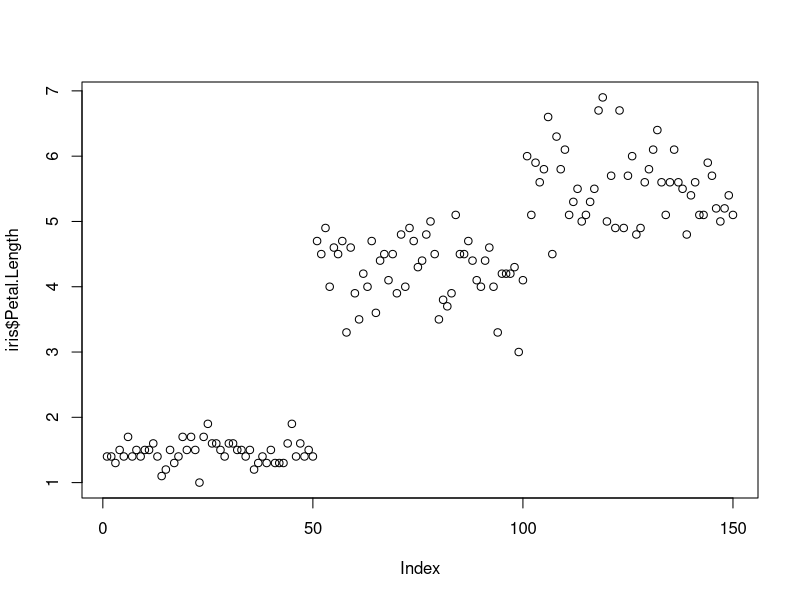
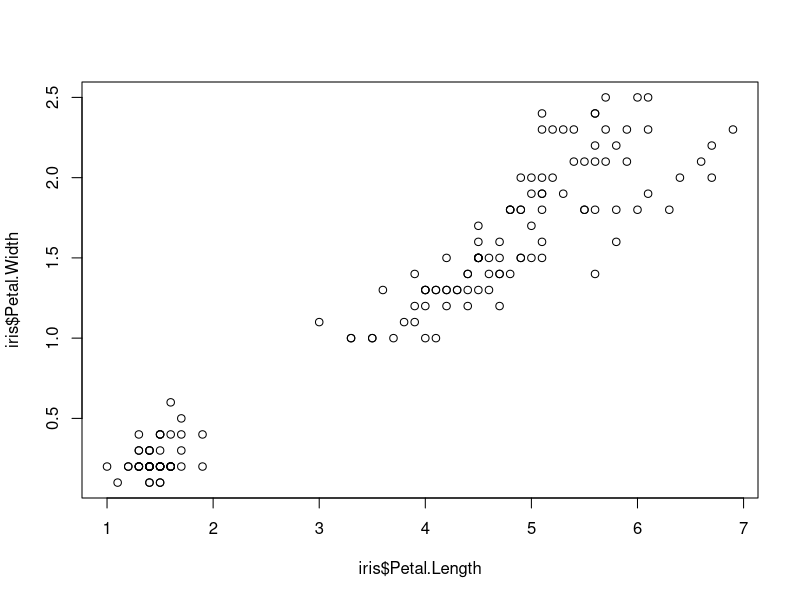
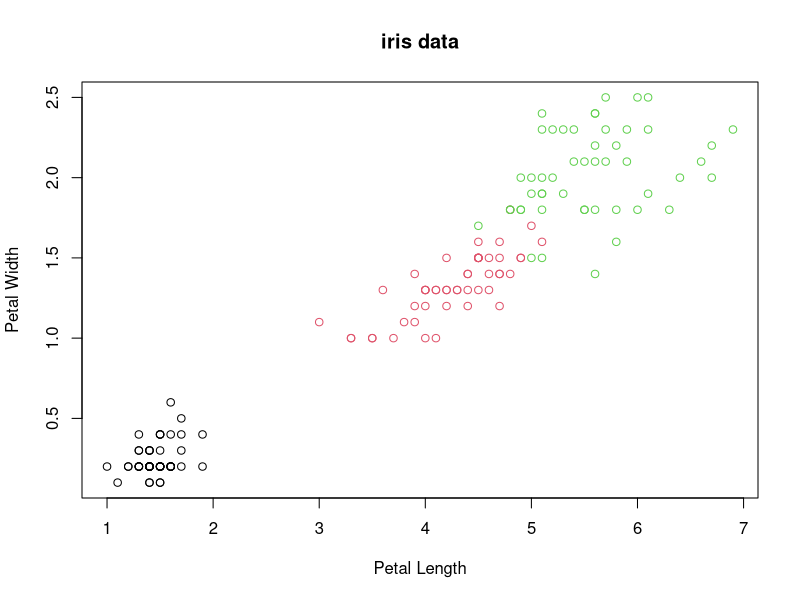
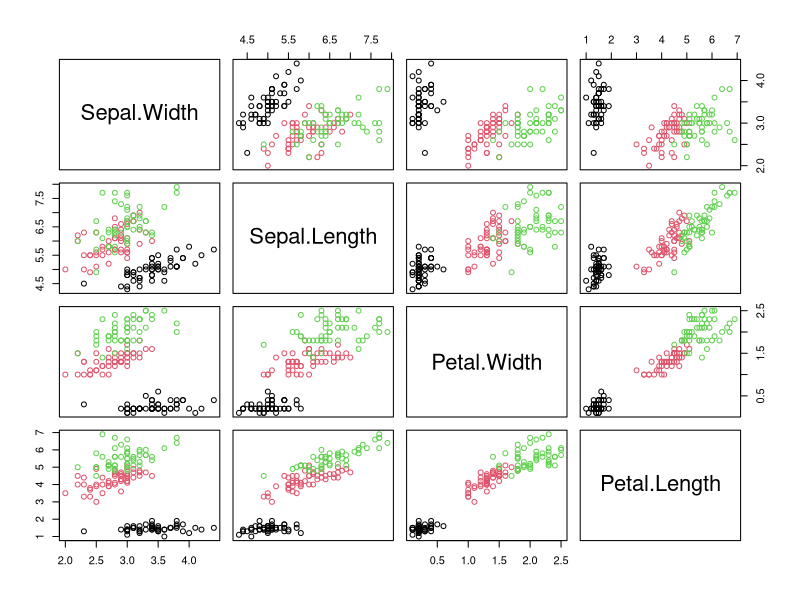
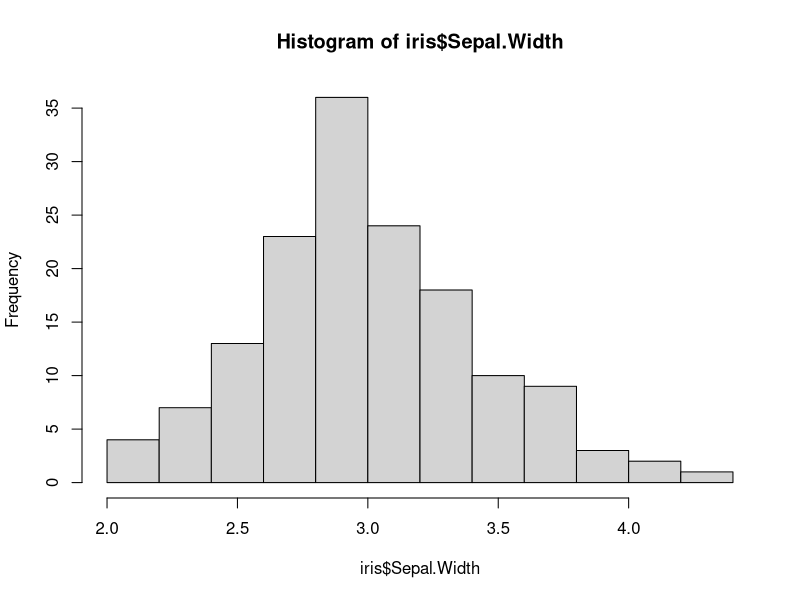
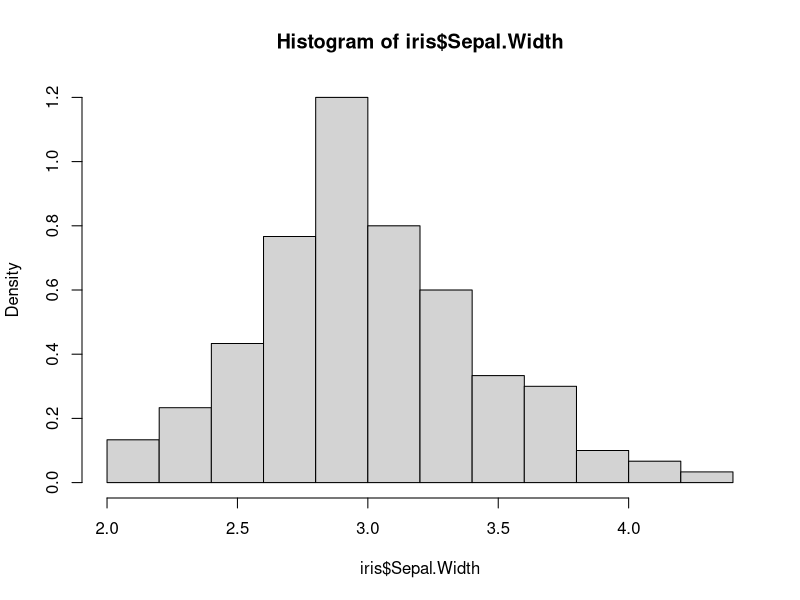
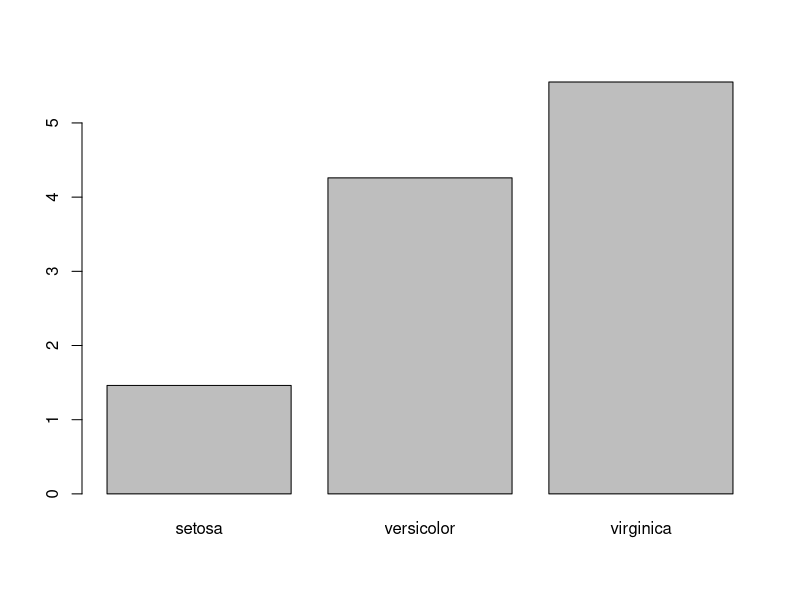
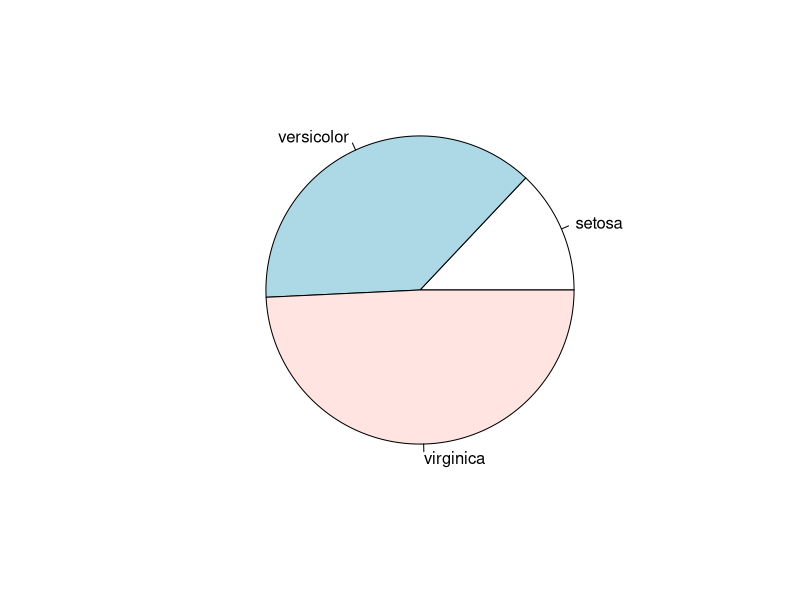

The R script that drew these images, in order: (Note: this script raises an error after producing the figures.)
# x <- c(1,2,3,4,5)/4
# x

# round(x,0)
# floor(x)
# ceiling(x)
# trunc(x)
# abs(-10)
# log(10, base = 2)
# sqrt(10)
# exp(10)
# x <- c(1,2,3,4,5)
# sum(x)
# mean(x)
# median(x)
# max(x)
# min(x)
# range(x)
# sd(x)
# var(x)

plot(iris$Petal.Length) #그래프로 나온다.(산점도)

head(iris)

plot(iris$Petal.Length, iris$Petal.Width)

plot(iris$Petal.Length, iris$Petal.Width,
 main = "iris data",
 xlab="Petal Length", ylab="Petal Width",
  col = iris$Species)
# col은 color / 컬러(color)를 종류별(species)로

pairs(~ Sepal.Width + Sepal.Length + Petal.Width + Petal.Length,
 data = iris, col = iris$Species)

hist(iris$Sepal.Width)

hist(iris$Sepal.Width, freq = FALSE)

x <- aggregate(Petal.Length ~ Species, iris, mean)
barplot(x$Petal.Length, names = x$Species) #히스토그램과 비슷하지만, 막대 사이에 여백이 있다.
#바플롯(막대형)은 집단간의 차이

 x <- aggregate(Petal.Length ~ Species, iris, sum)
 pie(x$Petal.Length, labels = x$Species)
 #파이차트는 데이터의 비율

help(swiss)
head(swiss)
dim(swiss)
tail(swiss)

pairs(swiss$Examination)